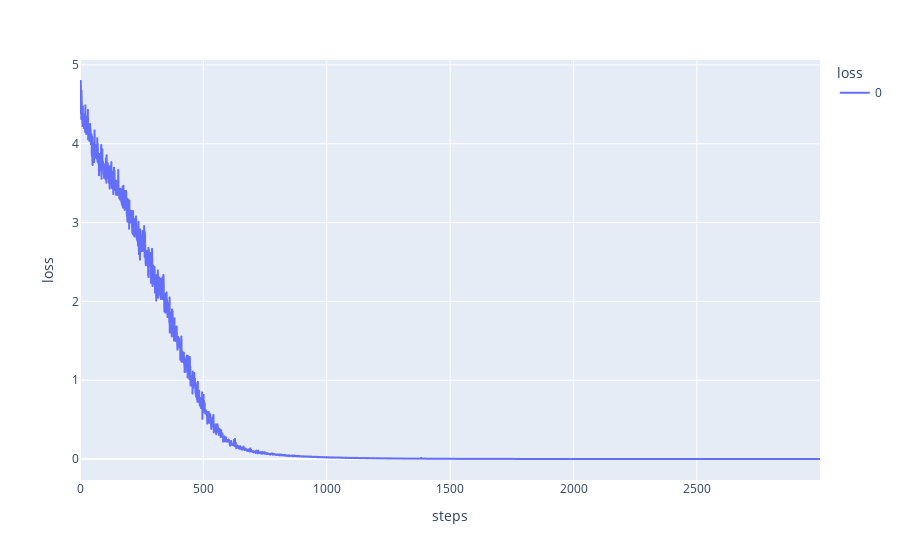

This figure's notebook cell:
### Markdown cell above
### Plot the loss vs steps graph

### Code cell
import plotly.express as px

px.line(losses, labels={"index": "steps", "value": "loss", "title": "Loss vs steps", "variable": "loss"})

### Figure 1 — Plotly figure (JSON) as saved in the notebook; plotly's stock layout.template omitted (floating-point values rounded to 4 significant figures; data arrays with more than 128 entries replaced by an {"elided": "..."} marker saying what was removed)
{"data": [{"hovertemplate": "loss=%{y}<br>steps=%{x}<extra></extra>", "legendgroup": "0", "line": {"color": "#636efa", "dash": "solid"}, "marker": {"symbol": "circle"}, "mode": "lines", "name": "0", "showlegend": true, "type": "scattergl", "x": {"elided": "3000 int values"}, "xaxis": "x", "y": {"elided": "3000 float values"}, "yaxis": "y"}], "layout": {"legend": {"title": {"text": "loss"}, "tracegroupgap": 0}, "margin": {"t": 60}, "xaxis": {"anchor": "y", "domain": [0, 1], "title": {"text": "steps"}}, "yaxis": {"anchor": "x", "domain": [0, 1], "title": {"text": "loss"}}}}
